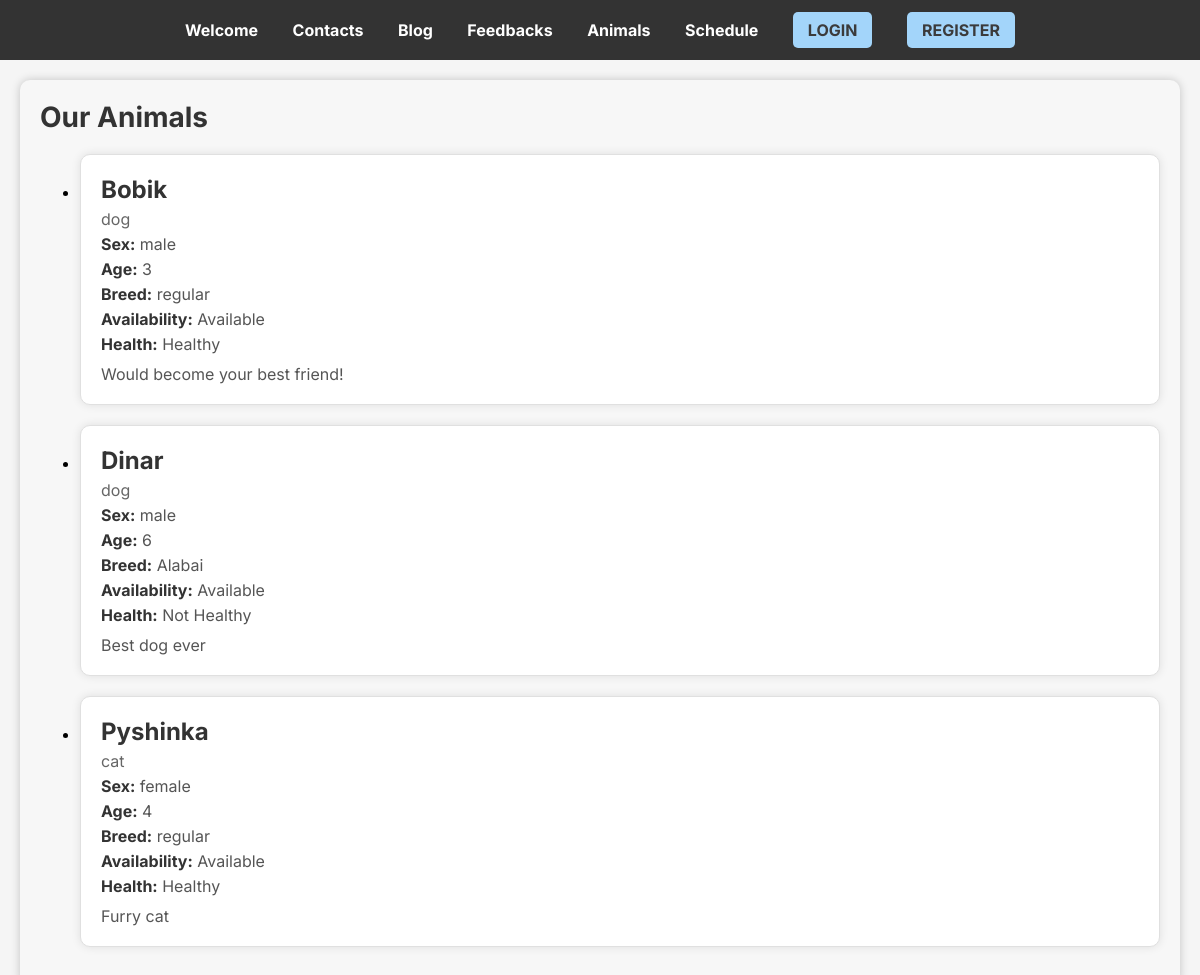
The app's page /animals, older data.
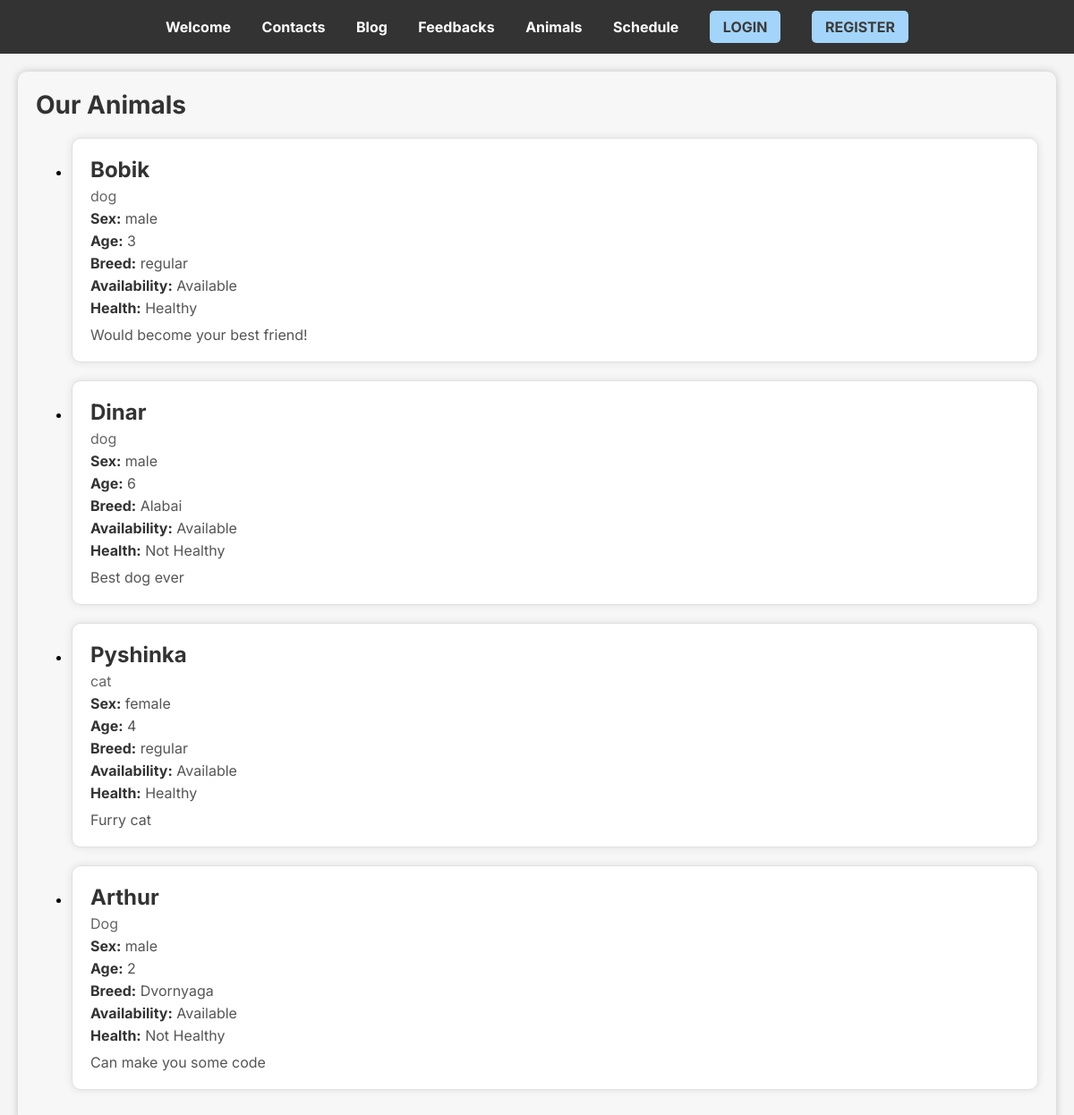
The same page, newer data.
### animals/models.py (models this page shows, shortened)
class Animal(models.Model):
    name = models.CharField(max_length=255)
    type = models.CharField(max_length=255)
    sex = models.ForeignKey(Sex, on_delete=models.CASCADE)
    age = models.PositiveIntegerField()
    breed = models.CharField(max_length=255)
    availability = models.BooleanField()
    description = models.TextField()
    healthy = models.BooleanField()

class Sex(models.Model):
    name = models.CharField(max_length=255)
    def __str__(self):
        return self.name

### animals/views.py (the view)
# urls.py: path('animals', views.index, name='animals'),
def index(request):  # TODO photos
    all_animals = animals.models.Animal.objects.all()
    return render(request, 'animals/index.html', {"animals": all_animals})

### templates/animals/index.html (shortened to what this page needs)
{% extends 'base.html' %}
{% block content %}
    <section class="animal-list-container">
        <h1 class="animal-list-title">Our Animals</h1>
        <ul class="animal-items">
            {% for animal in animals %}
                <li class="animal-item" onclick="location.href='{% url 'animal' animal_id=animal.id %}'">
                    <div class="animal-header">
                        <h2 class="animal-name">{{ animal.name }}</h2>
                        <p class="animal-type">{{ animal.type }}</p>
                    </div>
                    <div class="animal-details">
                        <p><strong>Sex:</strong> {{ animal.sex }}</p>
                        <p><strong>Age:</strong> {{ animal.age }}</p>
                        <p><strong>Breed:</strong> {{ animal.breed }}</p>
                        <p><strong>Availability:</strong> {% if animal.availability %}Available{% else %}Not Available{% endif %}</p>
                        <p><strong>Health:</strong> {% if animal.healthy %}Healthy{% else %}Not Healthy{% endif %}</p>
                    </div>
                    <p class="animal-description">{{ animal.description }}</p>
                </li>
            {% empty %}
                <li class="no-animals">No animals available.</li>
            {% endfor %}
        </ul>
    </section>
{% endblock %}

Row changes from the older to the newer data that the page shows:
added Animal: name "Arthur", type "Dog", sex "male", age "2", breed "Dvornyaga", availability "Available", healthy "Not Healthy", description "Can make you some code"
